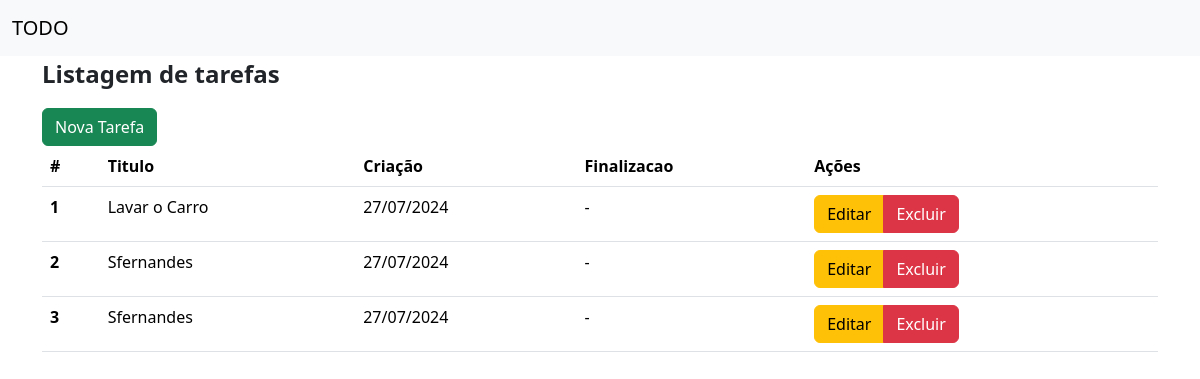
Before: / with the older database file.
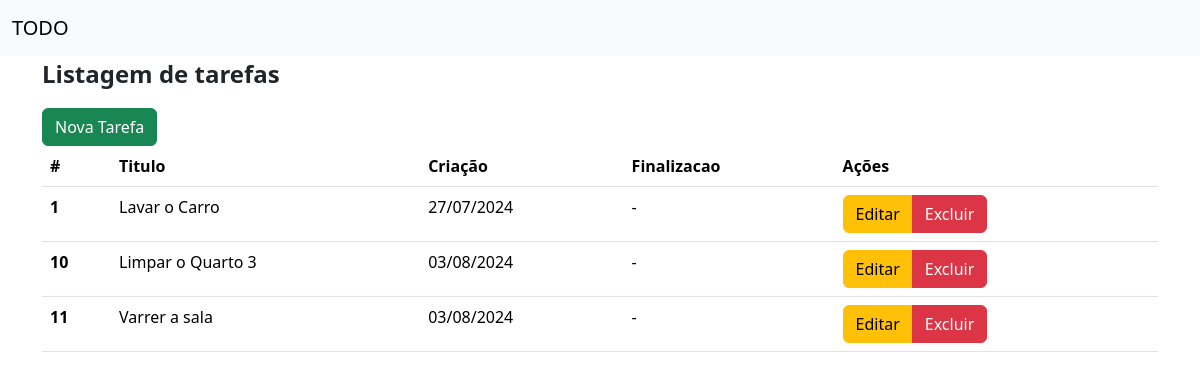
After: the same page with the newer database file.
### saf/models.py (models this page shows)
class saf(models.Model):
    titulo = models.CharField(max_length=150, null=False, blank=False)
    dtCriacao = models.DateTimeField(auto_now_add=True, null=False, blank=False)
    dtFinalizado = models.DateTimeField(null=True, blank=True)

### saf/views.py (the view)
# urls.py: path("", safListarView.as_view(template_name="saf/saflistar.html"), name='saf_listar'),
class safListarView(ListView):
    model = saf #classe deve usar o modelo saf (.\saf\models.py)

### saf/templates/saf/saflistar.html (shortened to what this page needs)
{% extends 'padrao.html' %}
{% block subtitulo %}
  Listagem de tarefas
{% endblock %}
{% block conteudo %}
      <a href="{% url 'saf_criar' %}"
         type="button" class="btn btn-success">Nova Tarefa</a>
      <table class="table">
        <thead>
          <tr>
            <th scope="col">#</th>
            <th scope="col">Titulo</th>
            <th scope="col">Criação</th>
            <th scope="col">Finalizacao</th>
            <th scope="col">Ações</th>
          </tr>
        </thead>
        <tbody>
          {% for tarefa in saf_list %}
            <tr>
              <th scope="row">{{ tarefa.id }}</th>
              <td>{{ tarefa.titulo }}</td>
              <td>{{ tarefa.dtCriacao|date:'SHORT_DATE_FORMAT' }}</td>
              <td>{{ tarefa.dtFinalizacao|date:'SHORT_DATE_FORMAT'|default:'-' }}</td>
              <td>
                <div class="btn-group" role="group" aria-label="Basic mixed styles example">
                  <button type="button"
                          onclick="window.location.href='{% url 'saf_atualizar' pk=tarefa.pk %}'"
                          class="btn btn-warning">Editar</button>
                  <button type="button"
                          onclick="window.location.href='{% url 'saf_excluir' pk=tarefa.pk %}'"
                          class="btn btn-danger">Excluir</button>
                </div>
              </td>
            </tr>
          {% endfor %}
        </tbody>
      </table>
{% endblock%}

### saf/templates/padrao.html (shortened to what this page needs)
<!DOCTYPE html>
<html lang="pt-BR">
  <head>
    <link href="https://cdn.jsdelivr.net/npm/bootstrap@5.3.3/dist/css/bootstrap.min.css" rel="stylesheet" />
  </head>
  <body>
    <nav class="navbar navbar-expand-lg bg-body-tertiary">
      <div class="container-fluid">
        <a class="navbar-brand" href="#">TODO</a>
      </div>
    </nav>
    <main class="container">
      <p class="text-start fs-4 fw-bold">
        {% block subtitulo %}
        {% endblock %}
      </p>
      {% block conteudo %}
      {% endblock %}
    </main>
  </body>
</html>

Changed rows visible on the page:
removed saf: id "2", titulo "Sfernandes", dtCriacao "27/07/2024", dtFinalizacao "-"
removed saf: id "3", titulo "Sfernandes", dtCriacao "27/07/2024", dtFinalizacao "-"
added saf: id "10", titulo "Limpar o Quarto 3", dtCriacao "03/08/2024", dtFinalizacao "-"
added saf: id "11", titulo "Varrer a sala", dtCriacao "03/08/2024", dtFinalizacao "-"
